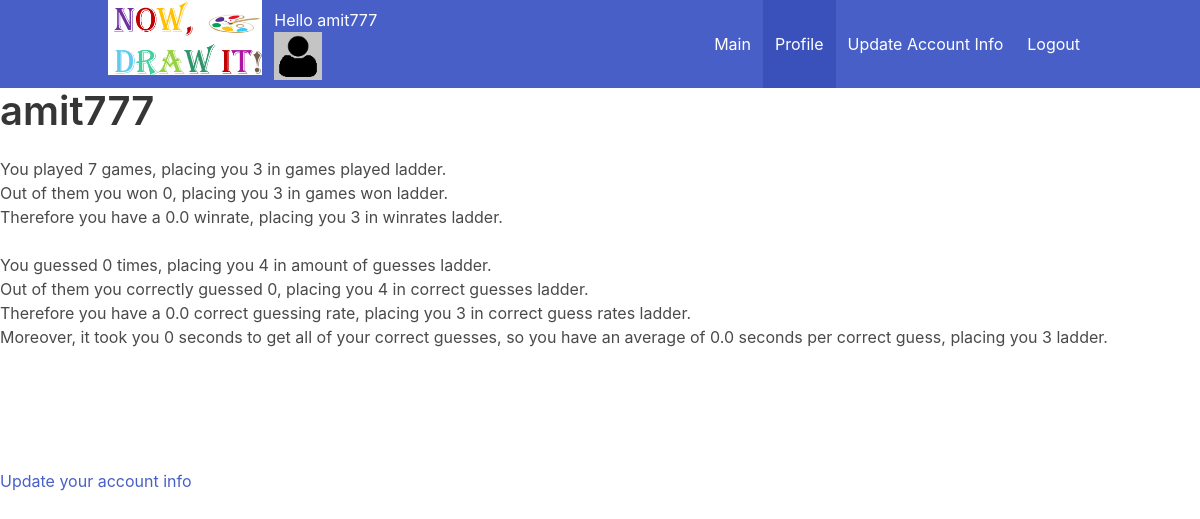
Page /profile (signed in) on the committed database.
### main_server.py (models this page shows)
class UserTbl(db.Model):
    __tablename__ = 'user_tbl'
    id = db.Column(db.Integer, primary_key=True)
    username = db.Column(db.String(15), unique=True)
    email = db.Column(db.String(50))
    password = db.Column(db.String(80))
    image = db.Column(db.String(80))
    wins = db.Column(db.Integer)
    words_guessed_correctly = db.Column(db.Integer)
    seconds_took_to_guess = db.Column(db.Integer)
    all_guesses = db.Column(db.Integer)
    all_games = db.Column(db.Integer)
    games_winrate = db.Column(db.Float)
    correct_guess_rate = db.Column(db.Float)
    average_time_to_guess_correctly = db.Column(db.Float)

### main_server.py (the view)
@app.route('/profile', methods=['GET', 'POST'])
def profile():
    username = session['username']
    user = get_user_by_username(username)
    if not user:
        return render_template('no_guests_allowed.html')
    wins = user.wins
    amount_of_correct_guesses = user.words_guessed_correctly
    seconds_took_to_guess = user.seconds_took_to_guess
    amount_of_guesses = user.all_guesses
    amount_of_games = user.all_games
    games_winrate = user.games_winrate
    correct_guess_rate = user.correct_guess_rate
    avg_time_to_guess_correctly = user.average_time_to_guess_correctly
    sql = text('SELECT COUNT(user_tbl.id) FROM user_tbl WHERE user_tbl.all_games > ' + str(amount_of_games))
    place_by_games_played = db.engine.execute(sql).fetchall()[0][0] + 1
    sql = text('SELECT COUNT(user_tbl.id) FROM user_tbl WHERE user_tbl.wins > ' + str(wins))
    place_by_games_won = db.engine.execute(sql).fetchall()[0][0] + 1
    sql = text('SELECT COUNT(user_tbl.id) FROM user_tbl WHERE user_tbl.all_games >= 5 AND user_tbl.games_winrate > ' + str(games_winrate))
    place_by_winrate = db.engine.execute(sql).fetchall()[0][0] + 1
    sql = text('SELECT COUNT(user_tbl.id) FROM user_tbl WHERE user_tbl.all_guesses > ' + str(amount_of_guesses))
    place_by_amount_of_guesses = db.engine.execute(sql).fetchall()[0][0] + 1
    sql = text('SELECT COUNT(user_tbl.id) FROM user_tbl WHERE user_tbl.words_guessed_correctly > ' + str(amount_of_correct_guesses))
    place_by_amount_of_correct_guesses = db.engine.execute(sql).fetchall()[0][0] + 1
    sql = text('SELECT COUNT(user_tbl.id) FROM user_tbl WHERE user_tbl.all_guesses >= 5 AND user_tbl.correct_guess_rate > ' + str(correct_guess_rate))
    place_by_correct_guess_rate = db.engine.execute(sql).fetchall()[0][0] + 1
    sql = text('SELECT COUNT(user_tbl.id) FROM user_tbl WHERE user_tbl.all_guesses >= 5 AND user_tbl.average_time_to_guess_correctly > ' + str(avg_time_to_guess_correctly))
    place_by_average_seconds_per_correct_guess = db.engine.execute(sql).fetchall()[0][0] + 1
    return render_template('profile.html', amount_of_games_played=amount_of_games, place_by_games_played=place_by_games_played,
                           games_won=wins, place_by_games_won=place_by_games_won, games_winrate=games_winrate,
                           place_by_winrate=place_by_winrate, amount_of_guesses=amount_of_guesses, place_by_amount_of_guesses=place_by_amount_of_guesses,
                           amount_of_correct_guesses=amount_of_correct_guesses, place_by_amount_of_correct_guesses=place_by_amount_of_correct_guesses,
                           correct_guess_rate=correct_guess_rate, place_by_correct_guess_rate=place_by_correct_guess_rate,
                           seconds_took_to_guess=seconds_took_to_guess, seconds_for_correct_guess=avg_time_to_guess_correctly,
                           place_by_average_seconds_per_correct_guess=place_by_average_seconds_per_correct_guess,
                           username=username, image=user.image)

### main_server.py (called while the page is built)
def get_user_by_username(uname):
    myUser = UserTbl.query.filter_by(username=uname).first()
    return myUser

@app.before_request
def before_request():
    global next_guest_num
    if 'username' not in session:
        session['username'] = "Guest" + str(next_guest_num)
        next_guest_num += random.randint(1, 5)

### templates/profile.html (shortened to what this page needs)
<!DOCTYPE html>
<html lang="en">
<head>
    <link rel="stylesheet" href="https://cdn.jsdelivr.net/npm/bulma@0.8.0/css/bulma.min.css">
</head>
<body>
<div class="hero-head">
        <header class="navbar is-link">
            <div class="container">
                <div class="navbar-brand">
                    <a >
                        <img src="{{url_for('static', filename='Images/logo.png')}}" style="height: 75px" alt="Logo">
                    </a>
                    <div class="navbar-item">
                        <div class="greet_div">
                          <div class="info">
                            <p class="greet">Hello {{ session.username }}</p>
                          </div>
                          <figure class="image is-48x48">
                            <img id="user_icon" class="js-modal-trigger" data-target="icon_choosing_div"
                                 src="static/Images/{{image}}.png" alt="Image" style="max-height: none;">
                          </figure>
                        </div>
                    </div>
                </div>
                <div class="navbar-menu" id="nav-links">
                    <div class="navbar-end">
                        <a class="navbar-item" href="{{url_for('main_page')}}">
                            Main
                        </a>
                        <a class="navbar-item is-active" href="{{url_for('profile')}}">
                            Profile
                        </a>
                        <a class="navbar-item" href="{{url_for('update_user_info')}}">
                            Update Account Info
                        </a>
                        <a class="navbar-item" href="{{url_for('logout')}}">
                            Logout
                        </a>
                    </div>
                </div>
            </div>
        </header>
    </div>
<h1 class="title is-2 is-spaced">{{username}}</h1>
<p>
    You played {{amount_of_games_played}} games, placing you {{place_by_games_played}} in games played ladder.<br>
    Out of them you won {{games_won}}, placing you {{place_by_games_won}} in games won ladder.<br>
    Therefore you have a {{games_winrate}} winrate, placing you {{place_by_winrate}} in winrates ladder.<br>
</p>
<br>
<p>
    You guessed {{amount_of_guesses}} times, placing you {{place_by_amount_of_guesses}} in amount of guesses ladder.<br>
    Out of them you correctly guessed {{amount_of_correct_guesses}}, placing you {{place_by_amount_of_correct_guesses}} in correct guesses ladder.<br>
    Therefore you have a {{correct_guess_rate}} correct guessing rate, placing you {{place_by_correct_guess_rate}} in correct guess rates ladder.<br>
    Moreover, it took you {{seconds_took_to_guess}} seconds to get all of your correct guesses, so you have an average of
    {{seconds_for_correct_guess}} seconds per correct guess, placing you {{place_by_average_seconds_per_correct_guess}} ladder.
</p>
<br><br><br><br><br>
<a href="{{url_for('update_user_info')}}">Update your account info</a>
</body>
</html>

### rows in the picture
UserTbl: username "amit777", image (placeholder picture), games_winrate "0.0", correct_guess_rate "0.0", average_time_to_guess_correctly "0.0"

### other values in the picture
{{ amount_of_games_played }} "7"
{{ place_by_games_played }} "3"
{{ games_won }} "0"
{{ place_by_games_won }} "3"
{{ place_by_winrate }} "3"
{{ amount_of_guesses }} "0"
{{ place_by_amount_of_guesses }} "4"
{{ amount_of_correct_guesses }} "0"
{{ place_by_amount_of_correct_guesses }} "4"
{{ place_by_correct_guess_rate }} "3"
{{ seconds_took_to_guess }} "0"
{{ place_by_average_seconds_per_correct_guess }} "3"
